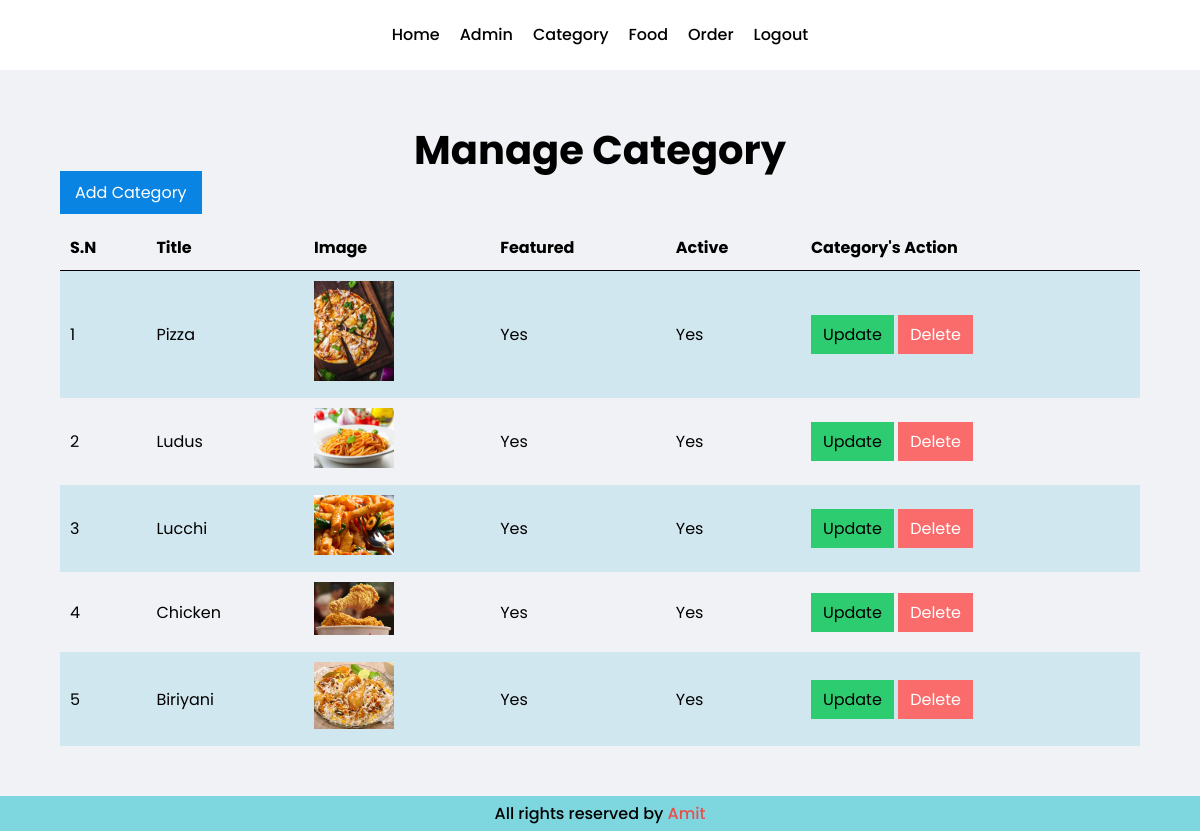
Page /admin/manage-category.php (signed in) on the committed database.
### tables this page shows
CREATE TABLE `tbl_category` (
  `id` int(11) NOT NULL,
  `title` varchar(100) NOT NULL,
  `image_name` varchar(255) NOT NULL,
  `featured` varchar(10) NOT NULL,
  `active` varchar(10) NOT NULL
);

### admin/manage-category.php (the view, shortened to what this page needs)
<?php include_once('partials/header.php'); ?>
  <section class="main-content">
    <div class="container">
      <h1 class="text-center">Manage Category</h1>
      <a class="btn-primary" href="<?php echo SITEURL; ?>/admin/add-category.php">Add Category</a>
      <table class="tbl">
        <tr>
          <th>S.N</th>
          <th>Title</th>
          <th>Image</th>
          <th>Featured</th>
          <th>Active</th>
          <th>Category's Action</th>
        </tr>
        <?php
          $sql = mysqli_query($connection, "SELECT * FROM tbl_category");
          $sn = 1;
          while($rows = mysqli_fetch_assoc($sql)) :
            $id = $rows['id'];
            $title = $rows['title'];
            $image_name = $rows['image_name'];
            $featured = $rows['featured'];
            $active = $rows['active'];
          ?>
          <tr>
            <td><?php echo $sn++; ?></td>
            <td><?php echo $title; ?></td>
            <td class="img-fit">
              <?php
                if($image_name != ""){
              ?>
              <img src="<?php echo SITEURL; ?>/img/category/<?php echo $image_name; ?>" >
              <?php
                }else{
                  echo "Image not Add";
                }
              ?>
            </td>
            <td><?php echo $featured; ?></td>
            <td><?php echo $active; ?></td>
            <td>
              <a class="btn-success" href="<?php echo SITEURL; ?>/admin/update-category.php?id=<?php echo $id; ?>">Update</a>
              <a class="btn-danger" href="<?php echo SITEURL; ?>/admin/delete-category.php?id=<?php echo $id; ?>& image_name=<?php echo $image_name; ?>">Delete</a>
            </td>
          </tr>
        <?php endwhile; ?>
      </table>
    </div>
  </section>
  <?php include_once('partials/footer.php'); ?>

### css/admin.css (style rules this page uses)
* { margin: 0; padding: 0; font-family: 'Poppins', sans-serif; box-sizing: border-box; }
.container { max-width: 90%; margin: 0 auto; }
.text-center { text-align: center; }
.main-content { padding: 50px 0; background-color: #f1f2f6; }
.main-content h1 { font-size: 40px; }
.btn-primary { padding: 10px 15px; text-decoration: none; font-size: 16px; background-color: #0984e3; color: #ffffff; }
.btn-success { padding: 8px 12px; text-decoration: none; font-size: 16px; background-color: #2ecc71; color: #000000; }
.btn-danger { padding: 8px 12px; text-decoration: none; font-size: 16px; background-color: #fa6b6b; color: #ffffff; }
.tbl { border-collapse: collapse; width: 100%; margin-top: 20px; }
.tbl tr { margin-top: 20px; }
.tbl tr th { padding: 10px; text-align: left; border-bottom: 1px solid #000000; }
.tbl tr td { padding: 10px; text-align: left; }
.tbl tr:nth-child(even) { background-color: #82ccdd4a; }
.tbl .img-fit img { width: 80px; height: auto; object-fit: cover; }

### rows in the picture
tbl_category: title "Pizza", image_name (picture), featured "Yes", active "Yes"
tbl_category: title "Ludus", image_name (picture), featured "Yes", active "Yes"
tbl_category: title "Lucchi", image_name (picture), featured "Yes", active "Yes"
tbl_category: title "Chicken", image_name (picture), featured "Yes", active "Yes"
tbl_category: title "Biriyani", image_name (picture), featured "Yes", active "Yes"
